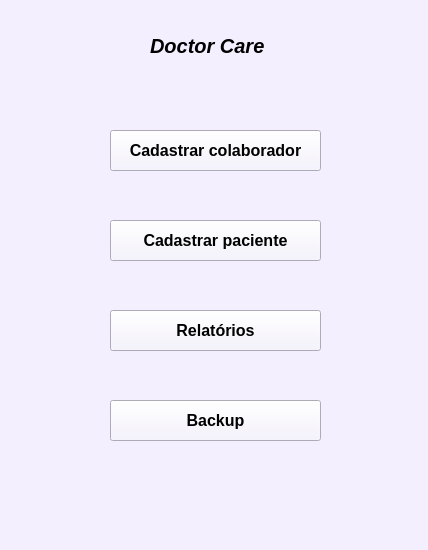
<?xml version="1.0" encoding="UTF-8"?>
<ui version="4.0">
 <class>MainWindow</class>
 <widget class="QMainWindow" name="MainWindow">
  <property name="geometry">
   <rect>
    <x>0</x>
    <y>0</y>
    <width>428</width>
    <height>550</height>
   </rect>
  </property>
  <property name="windowTitle">
   <string>Início</string>
  </property>
  <property name="styleSheet">
   <string notr="true">background-color: rgb(243, 239, 255);
</string>
  </property>
  <widget class="QWidget" name="centralwidget">
   <widget class="QLabel" name="label_3">
    <property name="geometry">
     <rect>
      <x>150</x>
      <y>30</y>
      <width>121</width>
      <height>31</height>
     </rect>
    </property>
    <property name="font">
     <font>
      <pointsize>15</pointsize>
      <weight>75</weight>
      <italic>true</italic>
      <bold>true</bold>
     </font>
    </property>
    <property name="text">
     <string>Doctor Care</string>
    </property>
   </widget>
   <widget class="QPushButton" name="pushButton_2">
    <property name="geometry">
     <rect>
      <x>110</x>
      <y>130</y>
      <width>211</width>
      <height>41</height>
     </rect>
    </property>
    <property name="font">
     <font>
      <pointsize>12</pointsize>
      <weight>75</weight>
      <bold>true</bold>
     </font>
    </property>
    <property name="text">
     <string>Cadastrar colaborador</string>
    </property>
   </widget>
   <widget class="QPushButton" name="pushButton_3">
    <property name="geometry">
     <rect>
      <x>110</x>
      <y>220</y>
      <width>211</width>
      <height>41</height>
     </rect>
    </property>
    <property name="font">
     <font>
      <pointsize>12</pointsize>
      <weight>75</weight>
      <bold>true</bold>
     </font>
    </property>
    <property name="text">
     <string>Cadastrar paciente</string>
    </property>
   </widget>
   <widget class="QPushButton" name="pushButton_4">
    <property name="geometry">
     <rect>
      <x>110</x>
      <y>310</y>
      <width>211</width>
      <height>41</height>
     </rect>
    </property>
    <property name="font">
     <font>
      <pointsize>12</pointsize>
      <weight>75</weight>
      <bold>true</bold>
     </font>
    </property>
    <property name="text">
     <string>Relatórios</string>
    </property>
   </widget>
   <widget class="QPushButton" name="pushButton_5">
    <property name="geometry">
     <rect>
      <x>110</x>
      <y>400</y>
      <width>211</width>
      <height>41</height>
     </rect>
    </property>
    <property name="font">
     <font>
      <pointsize>12</pointsize>
      <weight>75</weight>
      <bold>true</bold>
     </font>
    </property>
    <property name="text">
     <string>Backup</string>
    </property>
   </widget>
  </widget>
  <widget class="QMenuBar" name="menubar">
   <property name="geometry">
    <rect>
     <x>0</x>
     <y>0</y>
     <width>428</width>
     <height>21</height>
    </rect>
   </property>
  </widget>
  <widget class="QStatusBar" name="statusbar"/>
 </widget>
 <resources/>
 <connections/>
</ui>
